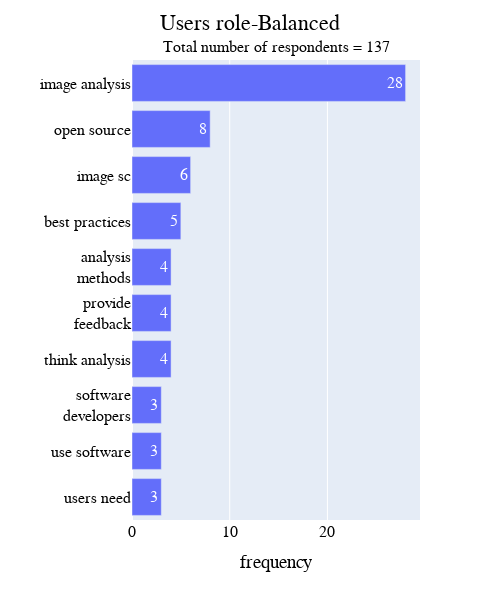

Here is the notebook cell this chart was saved with:
### Code cell
wordcount_barchart(user_balanced_bigram, title='Users role-Balanced', total=user_role_balanced["Users role-Balanced"])

### Figure 1 — Plotly figure (JSON) as saved in the notebook; plotly's stock layout.template omitted (floating-point values rounded to 4 significant figures)
{"data": [{"alignmentgroup": "True", "hovertemplate": "frequency=%{x}<br>=%{y}<extra></extra>", "legendgroup": "", "marker": {"color": "#636efa", "pattern": {"shape": ""}}, "name": "", "offsetgroup": "", "orientation": "h", "showlegend": false, "textposition": "auto", "texttemplate": "%{x}", "type": "bar", "x": [28, 8, 6, 5, 4, 4, 4, 3, 3, 3], "xaxis": "x", "y": ["image analysis", "open source", "image sc", "best practices", "think analysis", "provide<br>feedback", "analysis<br>methods", "users need", "use software", "software<br>developers"], "yaxis": "y"}], "layout": {"annotations": [{"showarrow": false, "text": "Total number of respondents = 137", "x": 0.5, "xref": "paper", "y": 1.05, "yref": "paper"}], "barmode": "relative", "font": {"color": "Black", "family": "Helvetica", "size": 16}, "height": 600, "legend": {"font": {"color": "Black", "size": 16}, "title": {"font": {"family": "Helvetica"}}, "tracegroupgap": 0}, "margin": {"t": 60}, "title": {"text": "Users role-Balanced", "x": 0.5}, "width": 500, "xaxis": {"anchor": "y", "domain": [0, 1], "title": {"text": "frequency"}}, "yaxis": {"anchor": "x", "categoryorder": "total ascending", "domain": [0, 1], "title": {"text": ""}}}}
